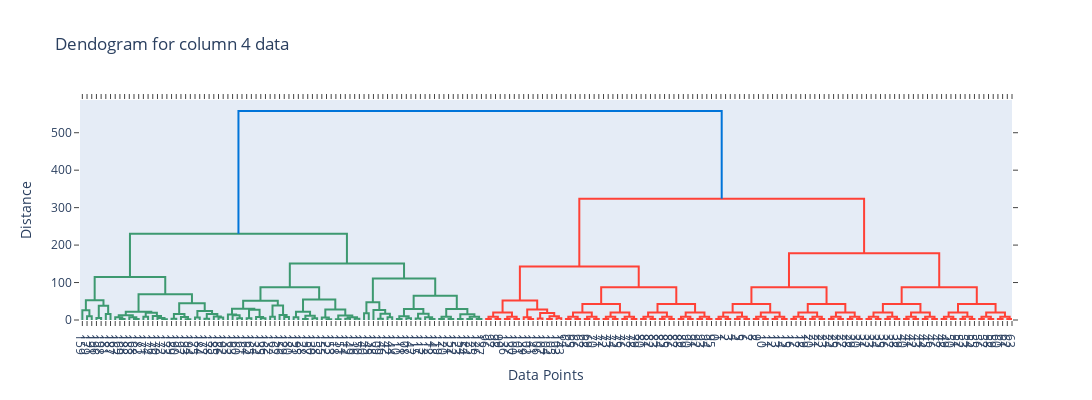

Notebook code for this chart:
### Code cell
X_data_3 = data.iloc[:, 3].values
X_data_3 = X_data_3[:, np.newaxis]

clus_model_3 = HeirarchialClustering()
linkage_matrix_3 = clus_model_3.get_linkage_matrix(X_data_3)
clus_model_3.plot_dendrogram(title = 'Dendogram for column 4 data')
